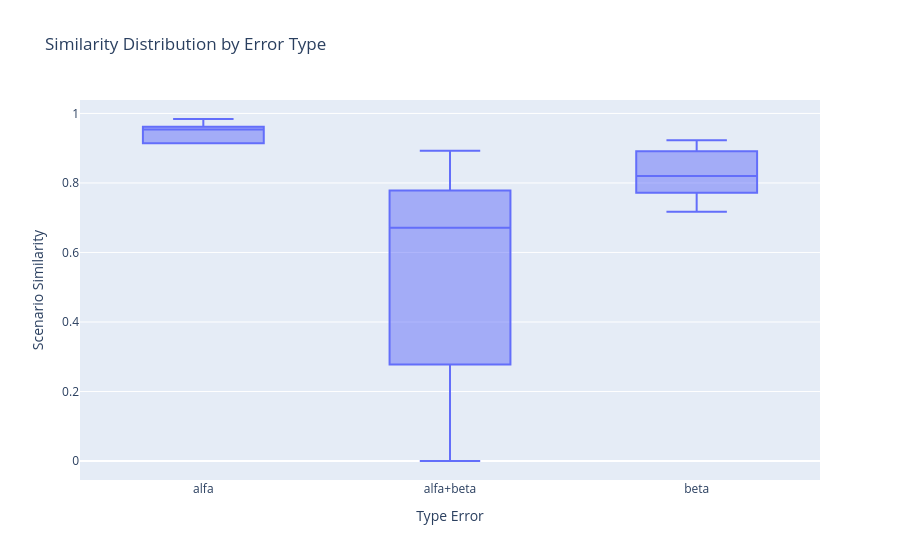

The notebook cell saved with this chart:
### Code cell
import plotly.express as px

# Criar o boxplot
fig = px.box(given_then_df, x='tipo_de_erro', y='Scenario Similarity', 
             title='Similarity Distribution by Error Type',
             labels={'Scenario Similarity': 'Scenario Similarity', 'tipo_de_erro': 'Type Error'})

# Exibir o gráfico
fig.show()

### Figure 1 — Plotly figure (JSON) as saved in the notebook; plotly's stock layout.template omitted (floating-point values rounded to 4 significant figures; data arrays with more than 128 entries replaced by an {"elided": "..."} marker saying what was removed)
{"data": [{"alignmentgroup": "True", "hovertemplate": "Type Error=%{x}<br>Scenario Similarity=%{y}<extra></extra>", "legendgroup": "", "marker": {"color": "#636efa"}, "name": "", "notched": false, "offsetgroup": "", "orientation": "v", "showlegend": false, "type": "box", "x": {"elided": "464 str values"}, "x0": " ", "xaxis": "x", "y": {"elided": "464 float values"}, "y0": " ", "yaxis": "y"}], "layout": {"boxmode": "group", "legend": {"tracegroupgap": 0}, "title": {"text": "Similarity Distribution by Error Type"}, "xaxis": {"anchor": "y", "domain": [0, 1], "title": {"text": "Type Error"}}, "yaxis": {"anchor": "x", "domain": [0, 1], "title": {"text": "Scenario Similarity"}}}}
